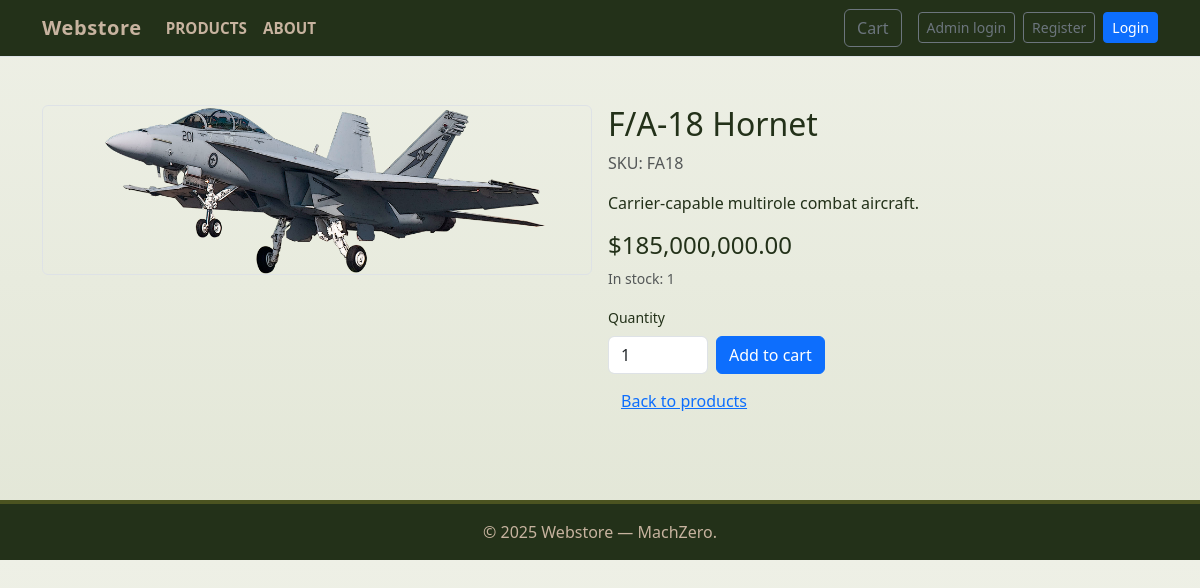
The page /product/FA18 on the database its author committed.
### tables this page shows
CREATE TABLE products (
        id INTEGER PRIMARY KEY,
        sku TEXT UNIQUE NOT NULL,
        name TEXT NOT NULL,
        description TEXT,
        price REAL NOT NULL,
        image TEXT,
        created_at TEXT NOT NULL
    , stock INTEGER NOT NULL DEFAULT 0);

### app.py (the view)
@app.route("/product/<sku>")
def product_detail(sku):
    db = get_db()
    sku_upper = sku.upper()
    p = db.execute("SELECT id, sku, name, description, price, image, stock FROM products WHERE sku = ?", (sku_upper,)).fetchone()
    if not p:
        return redirect(url_for("products"))
    return render_template("product_detail.html", product=dict(p))

### app.py (called while the page is built)
def get_db():
    if 'db' not in g:
        conn = sqlite3.connect(DB_PATH)
        conn.row_factory = sqlite3.Row
        conn.execute("PRAGMA foreign_keys = ON;")
        g.db = conn
    return g.db

@app.context_processor
def inject_cart_count():
    cart = session.get("cart", {}) if session is not None else {}
    try:
        count = sum(int(v) for v in cart.values()) if cart else 0
    except Exception:
        count = 0
    return {"cart_count": count}

### templates/product_detail.html (shortened to what this page needs)
<!doctype html>
<html lang="en">
<head>
  <link href="https://cdn.jsdelivr.net/npm/bootstrap@5.3.0/dist/css/bootstrap.min.css" rel="stylesheet">
  <link rel="stylesheet" href="{{ url_for('static', filename='css/styles.css') }}">
</head>
<body>
  {% include 'navbar.html' %}
  <main class="container py-5">
    <div class="row g-3">
      <div class="col-md-6">
        <img src="{{ url_for('static', filename=product.image) }}" alt="{{ product.name }}" class="img-fluid border rounded">
      </div>
      <div class="col-md-6">
        <h2>{{ product.name }}</h2>
        <p class="text-muted">SKU: {{ product.sku }}</p>
        <p>{{ product.description }}</p>
        <h4 class="mt-3">${{ "{:,.2f}".format(product.price) }}</h4>
        <p class="small text-muted">In stock: {{ product.stock }}</p>
        <form method="post" action="{{ url_for('cart_add') }}" class="row g-2">
          <div class="col-auto">
            <label class="form-label small">Quantity</label>
            <input type="number" name="qty" value="1" min="1" max="{{ product.stock }}" class="form-control" style="width:100px">
          </div>
          <div class="col-auto align-self-end">
            <button class="btn btn-primary" type="submit" {% if product.stock <= 0 %}disabled{% endif %}>Add to cart</button>
          </div>
          <div class="col-12 mt-2">
            <a href="{{ url_for('products') }}" class="btn btn-link">Back to products</a>
          </div>
        </form>
      </div>
    </div>
  </main>
</body>
<footer>
  <div class="container">
    &copy; {{ 2025 }} Webstore — MachZero.
  </div>
</footer>
</html>

### static/css/styles.css (style rules this page uses)
:root { --olive: #4b5320; --army-dark: #233119; --khaki: #c7b39f; --sand: #e6dcc8; --accent: #8b1f1f; --white: #ffffff; --navy: #001a66; }
body { background: linear-gradient(180deg, #eef0e6 0%, #e2e6d6 100%); color: var(--army-dark); font-family: "Segoe UI", Roboto, "Helvetica Neue", Arial, sans-serif; margin: 0; }
body { transition: opacity 320ms ease-in-out; will-change: opacity; }
footer { background: var(--army-dark); color: var(--khaki); border-top: 4px solid var(--olive); padding: 1rem 0; margin-top: 2rem; text-align: center; }

### rows shown on the page
products: image (picture), name "F/A-18 Hornet", sku "FA18", description "Carrier-capable multirole combat aircraft.", price "185,000,000.00", stock "1", qty "1"

### other values the page prints
{{ 2025 }} "2025"
